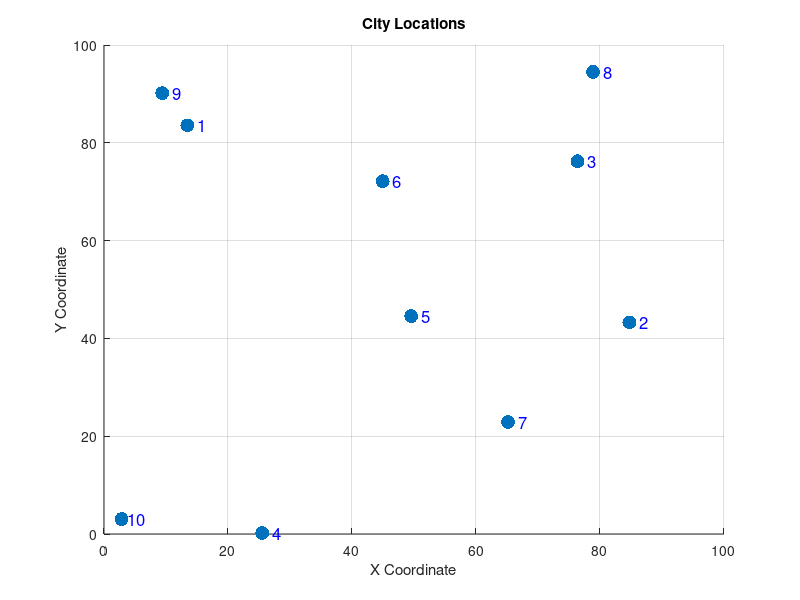

This figure's MATLAB source: (Note: this script raises an error after producing the figure.)
% This script solves a Traveling Salesman Problem (TSP) using a MILP 
% formulation (MTZ formulation) with MATLAB's intlinprog.
%
% The TSP is defined on a set of cities (with (x,y) coordinates). The goal
% is to find the shortest route that visits each city exactly once and 
% returns to the starting city.

close all; clear all; clc;

% 1. Define the Problem Data: City Coordinates
% For demonstration, we use 10 cities with random coordinates.
numCities = 10;
rng(1); % For reproducibility
cityCoords = rand(numCities,2) * 100;  % Cities in a 100x100 region

% Plot the cities
figure;
scatter(cityCoords(:,1), cityCoords(:,2), 100, 'filled');
title('City Locations');
xlabel('X Coordinate');
ylabel('Y Coordinate');
grid on;
text(cityCoords(:,1)+1, cityCoords(:,2), cellstr(num2str((1:numCities)')), ...
    'FontSize',12, 'Color', 'b');

% save_all_figs_OPTION('results/milp1','png',1)

% 2. Compute the Distance Matrix
% Euclidean distance between cities
D = squareform(pdist(cityCoords));

% Set the diagonal to a very high number to avoid self-loops (we force these to zero later)
for i = 1:numCities
    D(i,i) = 0;
end

% 3. Formulate the MILP Using the MTZ Formulation
%
% Decision Variables:
%   x(i,j) = 1 if the tour goes directly from city i to city j, 0 otherwise.
%   u(i) are continuous variables for subtour elimination (for cities 2...n).
%
% Total variables:
%   - x: numCities*numCities binary variables
%   - u: (numCities - 1) continuous variables (we fix u(1)=0)
%
% The variable vector is:
%   z = [ x(1,1) ... x(1,numCities) x(2,1) ... x(numCities,numCities) u(2) ... u(numCities) ]'

n = numCities;
numX = n * n;
numU = n - 1;
numVars = numX + numU;

% Indices for decision variables
xInd = 1:numX;
uInd = numX+1 : numVars;

% Objective Function: Minimize total distance
% f = [vec(D); zeros(numU,1)]
f = [D(:); zeros(numU,1)];

% Binary variables: x are binary; u are continuous.
intcon = xInd;  % Only x variables are integer (binary)

% Lower and upper bounds:
% For x: 0 <= x <= 1
% For u: 1 <= u <= n-1 (for cities 2...n)
lb = zeros(numVars,1);
ub = ones(numVars,1);
lb(uInd) = 1;
ub(uInd) = n - 1;

% 3a. Equality Constraints: 
% Each city must have exactly one outgoing edge and one incoming edge.
% For each city i: sum_{j=1}^n x(i,j) = 1.
% For each city j: sum_{i=1}^n x(i,j) = 1.

Aeq = [];
beq = [];

% Outgoing constraints: For each city i
Aeq_out = zeros(n, numVars);
for i = 1:n
    idx = (i-1)*n + (1:n);
    Aeq_out(i, idx) = 1;
end
beq_out = ones(n,1);

% Incoming constraints: For each city j
Aeq_in = zeros(n, numVars);
for j = 1:n
    idx = j:n:numX;
    Aeq_in(j, idx) = 1;
end
beq_in = ones(n,1);

Aeq = [Aeq_out; Aeq_in];
beq = [beq_out; beq_in];

% Force no self-loops: x(i,i) = 0 for all i.
Aeq_self = zeros(n, numVars);
for i = 1:n
    Aeq_self(i, (i-1)*n + i) = 1;
end
beq_self = zeros(n,1);

Aeq = [Aeq; Aeq_self];
beq = [beq; beq_self];

% 3b. Inequality Constraints: Subtour Elimination (MTZ constraints)
% For cities 2...n (i and j from 2 to n):
%   u(i) - u(j) + n*x(i,j) <= n-1, for i ~= j.
%
% There will be (n-1)*(n-1) constraints.
numMTZ = (n-1)*(n-1);
Aineq = zeros(numMTZ, numVars);
bineq = (n - 1) * ones(numMTZ,1);
constraintCount = 0;
for i = 2:n
    for j = 2:n
        if i ~= j
            constraintCount = constraintCount + 1;
            % u(i) - u(j) + n*x(i,j) <= n - 1
            % Map u(i): index = numX + (i-1)  (because u(1) is not used; we fix u(1)=0)
            % Map u(j): index = numX + (j-1)
            Aineq(constraintCount, numX + (i-1)) = 1;
            Aineq(constraintCount, numX + (j-1)) = -1;
            % x(i,j) where i and j in {2,...,n} are at index: (i-1)*n + j
            Aineq(constraintCount, (i-1)*n + j) = n;
        end
    end
end

% 4. Solve the MILP using intlinprog
options = optimoptions('intlinprog','Display','iter','MaxTime',300);
[z, fval, exitflag, output] = intlinprog(f, intcon, Aineq, bineq, Aeq, beq, lb, ub, options);

if exitflag ~= 1
    error('The solver did not find an optimal solution.');
end

% Extract the solution for x and reshape to matrix form
x_sol = z(xInd);
X = reshape(x_sol, n, n);

% For clarity, force a numerical tolerance for binary decisions.
X = round(X);

fprintf('Optimal tour length: %.2f\n', fval);
disp('Decision variable matrix X (rows: from city, columns: to city):');
disp(X);

% 5. Extract the Tour from the Decision Matrix X
tour = zeros(n+1,1);
currentCity = 1;  % Start at city 1
tour(1) = currentCity;
for k = 2:n
    nextCity = find(X(currentCity, :) == 1);
    tour(k) = nextCity;
    currentCity = nextCity;
end
% Return to the starting city
tour(n+1) = tour(1);

fprintf('Optimal tour: ');
fprintf('%d -> ', tour(1:end-1));
fprintf('%d\n', tour(end));

% 6. Visualization of the Tour
figure;
plot(cityCoords(:,1), cityCoords(:,2), 'ko', 'MarkerSize', 10, 'MarkerFaceColor', 'k');
hold on;
for i = 1:n
    text(cityCoords(i,1)+1, cityCoords(i,2), num2str(i), 'FontSize',15, 'Color', 'b');
end
for i = 1:n
    cityFrom = tour(i);
    cityTo = tour(i+1);
    plot([cityCoords(cityFrom,1), cityCoords(cityTo,1)], ...
         [cityCoords(cityFrom,2), cityCoords(cityTo,2)], 'r-', 'LineWidth',2);
end
title('Optimal TSP Tour');
xlabel('X Coordinate');
ylabel('Y Coordinate');
grid on;
hold off;

% save_all_figs_OPTION('results/milp2','png',1)
